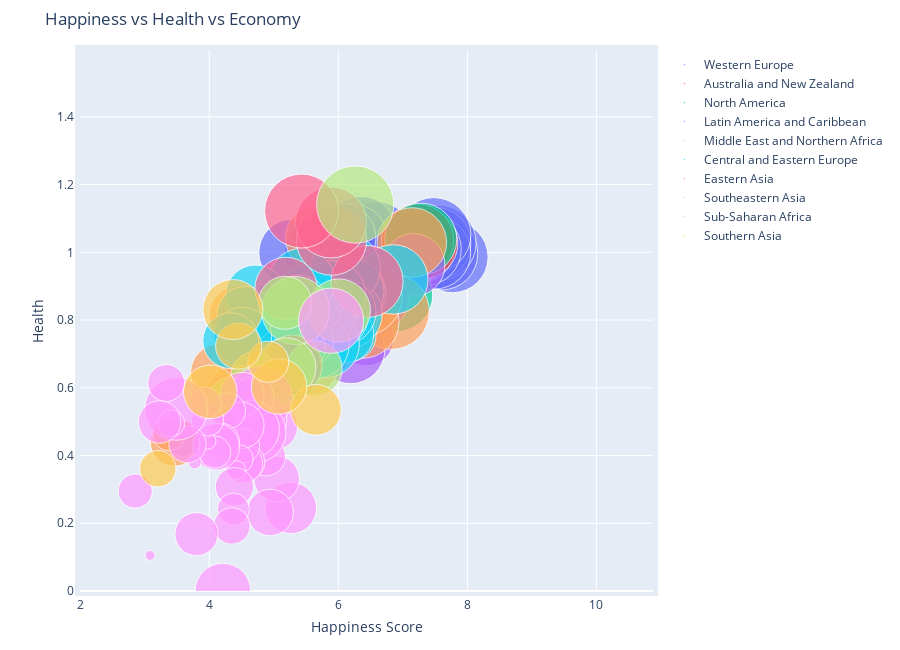

The notebook cell saved with this chart:
### Code cell
import warnings
warnings.filterwarnings('ignore')

figure = bubbleplot(dataset = df, x_column = 'Score', y_column = 'Healthy life expectancy', 
    bubble_column = 'Country', size_column = 'GDP per capita', color_column = 'Region', 
    x_title = "Happiness Score", y_title = "Health", title = 'Happiness vs Health vs Economy',
    x_logscale = False, scale_bubble = 1, height = 650)

py.iplot(figure, config={'scrollzoom': True})

### Figure 1 — Plotly figure (JSON) as saved in the notebook; plotly's stock layout.template omitted (floating-point values rounded to 4 significant figures)
{"data": [{"marker": {"size": [1.34, 1.383, 1.488, 1.38, 1.396, 1.452, 1.387, 1.376, 1.609, 1.333, 1.499, 1.373, 1.356, 1.3, 1.324, 1.286, 1.294, 1.263, 1.221, 1.181], "sizemode": "area", "sizeref": 0.0005263}, "mode": "markers", "name": "Western Europe", "text": ["Finland", "Denmark", "Norway", "Iceland", "Netherlands", "Switzerland", "Sweden", "Austria", "Luxembourg", "United Kingdom", "Ireland", "Germany", "Belgium", "Malta", "France", "Spain", "Italy", "Cyprus", "Portugal", "Greece"], "type": "scatter", "x": [7.769, 7.6, 7.554, 7.494, 7.488, 7.48, 7.343, 7.246, 7.09, 7.054, 7.021, 6.985, 6.923, 6.726, 6.592, 6.354, 6.223, 6.046, 5.693, 5.287], "y": [0.986, 0.996, 1.028, 1.026, 0.999, 1.052, 1.009, 1.016, 1.012, 0.996, 0.999, 0.987, 0.986, 0.999, 1.045, 1.062, 1.039, 1.042, 0.999, 0.999]}, {"marker": {"size": [1.303, 1.372], "sizemode": "area", "sizeref": 0.0005263}, "mode": "markers", "name": "Australia and New Zealand", "text": ["New Zealand", "Australia"], "type": "scatter", "x": [7.307, 7.228], "y": [1.026, 1.036]}, {"marker": {"size": [1.365, 1.433], "sizemode": "area", "sizeref": 0.0005263}, "mode": "markers", "name": "North America", "text": ["Canada", "United States"], "type": "scatter", "x": [7.278, 6.892], "y": [1.039, 0.874]}, {"marker": {"size": [1.034, 1.07, 1.159, 0.8, 1.149, 1.004, 1.124, 0.794, 1.231, 0.985, 0.694, 1.092, 0.912, 0.831, 0.642, 0.776, 0.855, 0.96, 1.015, 0.96, 0.323], "sizemode": "area", "sizeref": 0.0005263}, "mode": "markers", "name": "Latin America and Caribbean", "text": ["Costa Rica", "Mexico", "Chile", "Guatemala", "Panama", "Brazil", "Uruguay", "El Salvador", "Trinidad & Tobago", "Colombia", "Nicaragua", "Argentina", "Ecuador", "Jamaica", "Honduras", "Bolivia", "Paraguay", "Peru", "Dominican Republic", "Venezuela", "Haiti"], "type": "scatter", "x": [7.167, 6.595, 6.444, 6.436, 6.321, 6.3, 6.293, 6.253, 6.192, 6.125, 6.105, 6.086, 6.028, 5.89, 5.86, 5.779, 5.743, 5.697, 5.425, 4.707, 3.597], "y": [0.963, 0.861, 0.92, 0.746, 0.91, 0.802, 0.891, 0.789, 0.713, 0.841, 0.835, 0.881, 0.868, 0.831, 0.828, 0.706, 0.777, 0.854, 0.779, 0.805, 0.449]}, {"marker": {"size": [1.276, 1.503, 1.403, 1.684, 1.362, 1.5, 1.263, 1.044, 1.183, 1.002, 0.801, 0.987, 0.837, 0.657, 1.1, 0.921, 1.043, 0.913, 0.619, 0.287], "sizemode": "area", "sizeref": 0.0005263}, "mode": "markers", "name": "Middle East and Northern Africa", "text": ["Israel", "United Arab Emirates", "Saudi Arabia", "Qatar", "Bahrain", "Kuwait", "Northern Cyprus", "Libya", "Turkey", "Algeria", "Morocco", "Lebanon", "Jordan", "Palestinian Territories", "Iran", "Tunisia", "Iraq", "Egypt", "Syria", "Yemen"], "type": "scatter", "x": [7.139, 6.825, 6.375, 6.374, 6.199, 6.021, 5.718, 5.525, 5.373, 5.211, 5.208, 5.197, 4.906, 4.696, 4.548, 4.461, 4.437, 4.166, 3.462, 3.38], "y": [1.029, 0.825, 0.795, 0.871, 0.871, 0.808, 1.042, 0.673, 0.808, 0.785, 0.782, 0.815, 0.815, 0.672, 0.785, 0.815, 0.574, 0.644, 0.44, 0.463]}, {"marker": {"size": [1.269, 1.246, 1.206, 0.745, 1.238, 1.258, 0.882, 1.162, 1.187, 1.237, 1.173, 1.201, 1.183, 1.004, 0.685, 1.051, 0.493, 1.155, 0.945, 1.067, 0.983, 0.551, 1.052, 1.043, 1.092, 0.947, 0.85, 0.886, 0.82], "sizemode": "area", "sizeref": 0.0005263}, "mode": "markers", "name": "Central and Eastern Europe", "text": ["Czech Republic", "Slovakia", "Poland", "Uzbekistan", "Lithuania", "Slovenia", "Kosovo", "Romania", "Latvia", "Estonia", "Kazakhstan", "Hungary", "Russia", "Serbia", "Moldova", "Montenegro", "Tajikistan", "Croatia", "Bosnia and Herzegovina", "Belarus", "North Macedonia", "Kyrgyzstan", "Turkmenistan", "Azerbaijan", "Bulgaria", "Albania", "Armenia", "Georgia", "Ukraine"], "type": "scatter", "x": [6.852, 6.198, 6.182, 6.174, 6.149, 6.118, 6.1, 6.07, 5.94, 5.893, 5.809, 5.758, 5.648, 5.603, 5.529, 5.523, 5.467, 5.432, 5.386, 5.323, 5.274, 5.261, 5.247, 5.208, 5.011, 4.719, 4.559, 4.519, 4.332], "y": [0.92, 0.881, 0.884, 0.756, 0.818, 0.953, 0.758, 0.825, 0.812, 0.874, 0.729, 0.828, 0.726, 0.854, 0.739, 0.871, 0.718, 0.914, 0.845, 0.789, 0.838, 0.723, 0.657, 0.769, 0.815, 0.874, 0.815, 0.752, 0.739]}, {"marker": {"size": [1.368, 1.301, 1.327, 1.438, 0.948, 1.029], "sizemode": "area", "sizeref": 0.0005263}, "mode": "markers", "name": "Eastern Asia", "text": ["Taiwan", "South Korea", "Japan", "Hong Kong", "Mongolia", "China"], "type": "scatter", "x": [6.446, 5.895, 5.886, 5.43, 5.285, 5.191], "y": [0.914, 1.036, 1.088, 1.122, 0.667, 0.893]}, {"marker": {"size": [1.572, 1.05, 0.807, 1.221, 0.931, 0.741, 0.764, 0.574, 0.71], "sizemode": "area", "sizeref": 0.0005263}, "mode": "markers", "name": "Southeastern Asia", "text": ["Singapore", "Thailand", "Philippines", "Malaysia", "Indonesia", "Vietnam", "Laos", "Cambodia", "Myanmar"], "type": "scatter", "x": [6.262, 6.008, 5.631, 5.339, 5.192, 5.175, 4.796, 4.7, 4.36], "y": [1.141, 0.828, 0.657, 0.828, 0.66, 0.851, 0.551, 0.637, 0.555]}, {"marker": {"size": [1.12, 0.696, 0.549, 0.611, 0.569, 0.393, 0.673, 1.057, 0.96, 0.45, 0, 0.879, 0.138, 0.331, 0.38, 0.308, 0.512, 0.57, 0.204, 0.094, 0.385, 0.268, 0.35, 0.336, 0.811, 0.332, 0.578, 0.275, 0.073, 0.274, 0.274, 0.489, 0.046, 0.366, 1.041, 0.191, 0.359, 0.476, 0.026, 0.306], "sizemode": "area", "sizeref": 0.0005263}, "mode": "markers", "name": "Sub-Saharan Africa", "text": ["Mauritius", "Nigeria", "Cameroon", "Ghana", "Ivory Coast", "Benin", "Congo (Brazzaville)", "Gabon", "South Africa", "Senegal", "Somalia", "Namibia", "Niger", "Burkina Faso", "Guinea", "Gambia", "Kenya", "Mauritania", "Mozambique", "Congo (Kinshasa)", "Mali", "Sierra Leone", "Chad", "Ethiopia", "Swaziland", "Uganda", "Zambia", "Togo", "Liberia", "Comoros", "Madagascar", "Lesotho", "Burundi", "Zimbabwe", "Botswana", "Malawi", "Rwanda", "Tanzania", "Central African Republic", "South Sudan"], "type": "scatter", "x": [5.888, 5.265, 5.044, 4.996, 4.944, 4.883, 4.812, 4.799, 4.722, 4.681, 4.668, 4.639, 4.628, 4.587, 4.534, 4.516, 4.509, 4.49, 4.466, 4.418, 4.39, 4.374, 4.35, 4.286, 4.212, 4.189, 4.107, 4.085, 3.975, 3.973, 3.933, 3.802, 3.775, 3.663, 3.488, 3.41, 3.334, 3.231, 3.083, 2.853], "y": [0.798, 0.245, 0.331, 0.486, 0.232, 0.397, 0.508, 0.571, 0.469, 0.571, 0.268, 0.477, 0.366, 0.38, 0.375, 0.428, 0.581, 0.489, 0.39, 0.357, 0.308, 0.242, 0.192, 0.532, 0, 0.443, 0.426, 0.41, 0.443, 0.505, 0.555, 0.168, 0.38, 0.433, 0.538, 0.495, 0.614, 0.499, 0.105, 0.295]}, {"marker": {"size": [0.677, 0.813, 0.446, 0.562, 0.949, 0.755, 0.35], "sizemode": "area", "sizeref": 0.0005263}, "mode": "markers", "name": "Southern Asia", "text": ["Pakistan", "Bhutan", "Nepal", "Bangladesh", "Sri Lanka", "India", "Afghanistan"], "type": "scatter", "x": [5.653, 5.082, 4.913, 4.456, 4.366, 4.015, 3.203], "y": [0.535, 0.604, 0.677, 0.723, 0.831, 0.588, 0.361]}], "layout": {"height": 650, "hovermode": "closest", "margin": {"b": 50, "pad": 5, "t": 50}, "showlegend": true, "title": {"text": "Happiness vs Health vs Economy"}, "xaxis": {"autorange": false, "range": [1.997, 10.88], "title": {"text": "Happiness Score"}}, "yaxis": {"autorange": false, "range": [0, 1.597], "title": {"text": "Health"}}}}
